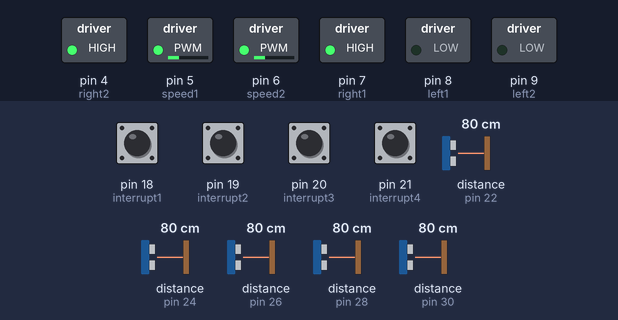
Bench run of a sketch on a simulated Arduino Mega 2560, built with avr-gcc and run on an emulated ATmega2560. Parts: switched loads named in the sketch (green lamp = pin HIGH). Wiring (inferred from the names in the program): 5 × ultrasonic range finder: trigger pin 23, echo pin 22 / trigger pin 25, echo pin 24 / trigger pin 27, echo pin 26 / trigger pin 29, echo pin 28 / trigger pin 31, echo pin 30. The test bench sets the inputs (shaded band); at power-on: pin 18 (interrupt1), pin 19 (interrupt2), pin 20 (interrupt3), pin 21 (interrupt4) HIGH, distance to the obstacle (sensors on pin 24, pin 22, pin 26, pin 28, pin 30) 80 cm. The echo pulse lasts 58.3 µs per cm; pins used as bus, display or sensor lines are not drawn.

Above: at 4.2 s.
4.3 s: pin 18 (interrupt1) pulled LOW for 0.15 s
At 4.7 s:
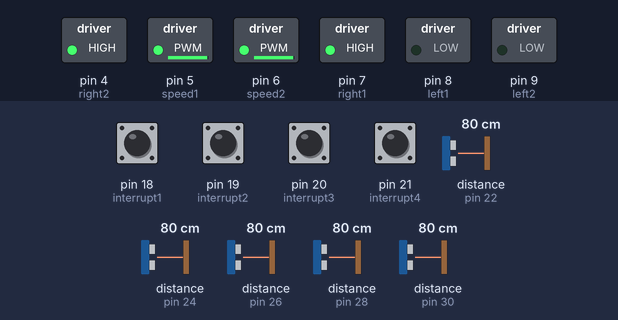
7.4 s: distance to the obstacle (sensor on pin 24) set to 45 cm
8.9 s: distance to the obstacle (sensor on pin 24) set to 36 cm
At 9.8 s:
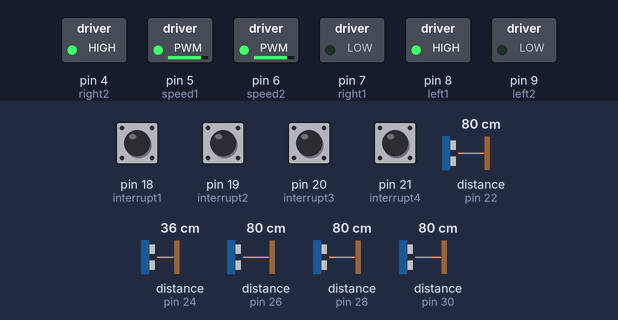
10.5 s: pin 20 (interrupt3) pulled LOW for 0.15 s
At 11.1 s:
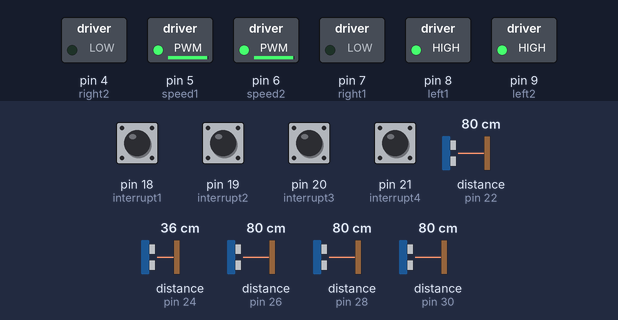
13.5 s: pin 18 (interrupt1) pulled LOW for 1 s
At 15.7 s:
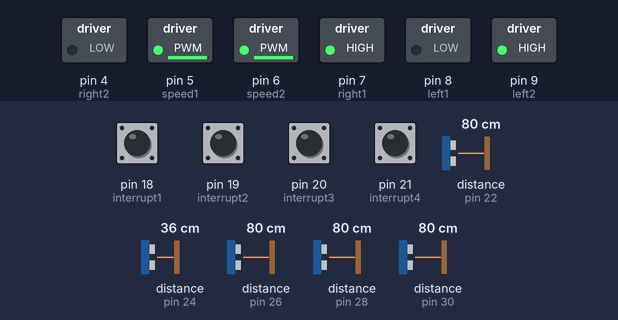
17.5 s: pin 19 (interrupt2) pulled LOW for 0.15 s
At 18.7 s:
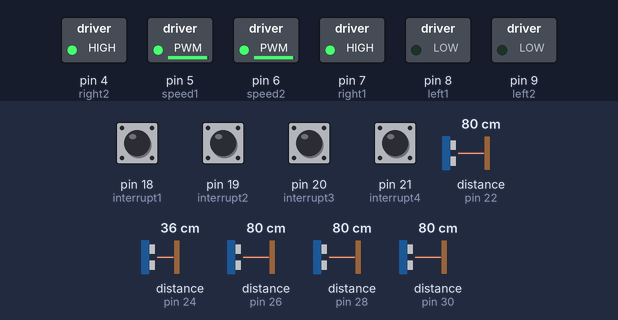
Timing chart, 0 to 21.6 s (numbered marks = the images above; inputs shaded):
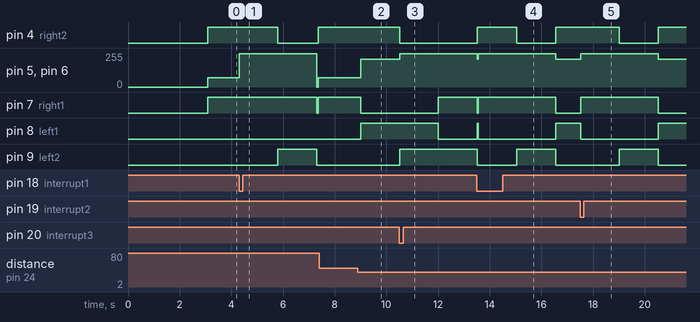

Measured:
- the behaviour switches between 41 and 40 cm on distance to the obstacle (sensor on pin 24) (found by bisection; images 1 and 2)
- after the input at 4.3 s, pin 4 (right2): HIGH → LOW after 1.5 s, → HIGH 1.6 s later; pin 5 (speed1), pin 6 (speed2): 70/255 → 250/255 at once, → 70/255 3.0 s later; pin 7 (right1): HIGH → LOW after 3.0 s, → HIGH 0.05 s later; pin 9 (left2): LOW → HIGH after 1.5 s, → LOW 1.5 s later
- after the input at 7.4 s, every drawn part: stays the same
- after the input at 8.9 s, pin 5 (speed1), pin 6 (speed2): 70/255 → 210/255 after 0.12 s; pin 7 (right1): HIGH → LOW after 0.12 s; pin 8 (left1): LOW → HIGH after 0.12 s
- after the input at 10.5 s, pin 4 (right2): HIGH → LOW at once; pin 5 (speed1), pin 6 (speed2): 210/255 → 250/255 at once; pin 7 (right1): LOW → HIGH after 1.5 s; pin 8 (left1): HIGH → LOW after 1.5 s; pin 9 (left2): LOW → HIGH at once
- after the input at 13.5 s, pin 5 (speed1): 250/255 → 210/255 after 3.1 s
- after the input at 17.5 s, pin 4 (right2): HIGH → LOW after 1.5 s, → HIGH 1.5 s later; pin 5 (speed1), pin 6 (speed2): 210/255 → 250/255 at once, → 210/255 3.0 s later; pin 7 (right1): LOW → HIGH at once, → LOW 3.0 s later; pin 8 (left1): HIGH → LOW at once, → HIGH 3.0 s later; pin 9 (left2): LOW → HIGH after 1.5 s, → LOW 1.5 s later

The sketch:

sumo.ino
```cpp
#define trig1 23         //RIGHT
#define echo1 22

#define trig2 25       // Back
#define echo2 24

#define trig3 27      // left
#define echo3 26

#define trig4 29     // forward
#define echo4 28

#define trig5 31    // forwardpro
#define echo5 30

//=========================motor=======================
#define left1 8
#define right1 7    // right motors
#define speed1 5

#define left2 9
#define right2 4   // left motors
#define speed2 6
//========================interrupts===================
#define interrupt1 18
#define interrupt2 19
#define interrupt3 20
#define interrupt4 21
int dis_F,dis_Fpro, dis_B, dis_L, dis_R, Time, dis=0;
bool flag1=true,flag2Back=LOW,flag2forward=LOW;


void setup() {
  delay(3000);
 // Serial.begin(9600);
  pinMode(trig1 , OUTPUT);
  pinMode(trig2 , OUTPUT);
  pinMode(trig3 , OUTPUT);
  pinMode(trig4 , OUTPUT);
  pinMode(trig5 , OUTPUT);

  pinMode(echo1 , INPUT);
  pinMode(echo2 , INPUT);
  pinMode(echo3 , INPUT);
  pinMode(echo4 , INPUT);
  pinMode(echo5 , INPUT);

  pinMode(interrupt1 , INPUT_PULLUP);
  pinMode(interrupt2 , INPUT_PULLUP);
  pinMode(interrupt3 , INPUT_PULLUP);
  pinMode(interrupt4 , INPUT_PULLUP);
  attachInterrupt(digitalPinToInterrupt(interrupt1), IR1, FALLING);
  attachInterrupt(digitalPinToInterrupt(interrupt2), IR2, FALLING);
  attachInterrupt(digitalPinToInterrupt(interrupt3), IR3, FALLING);
  attachInterrupt(digitalPinToInterrupt(interrupt4), IR4, FALLING);


  pinMode(left1,OUTPUT);
  pinMode(right1,OUTPUT);
  pinMode(left2,OUTPUT);
  pinMode(right2,OUTPUT);

  digitalWrite(left1,LOW);
  digitalWrite(right1,LOW);

  digitalWrite(left2,LOW);
  digitalWrite(right2,LOW);

}


void loop() {
  dis_F=ultra(trig4,echo4);
  interrupt_action ();
  dis_Fpro=ultra(trig5,echo5);   // altra sonic distance
  interrupt_action ();
  dis_B=ultra(trig2,echo2);
  interrupt_action ();
  dis_R=ultra(trig1,echo1);
  interrupt_action ();
  dis_L=ultra(trig3,echo3);   // altra sonic distance
  interrupt_action ();
 // Serial.println((String)dis_F + " "+(String)dis_B +" "+(String)dis_L+" "+(String)dis_R+" "+ (String)dis_Fpro);
 // ====================================== control unit ==========================

 if((dis_F>0&&dis_F<=50)||(dis_Fpro>0&&dis_Fpro<=50)){
  delay(2);
  forward(250);
  delay(2);
 }

 else if (dis_B>0&&dis_B<=40){
  delay(2);flag1=HIGH;

  while(flag1==HIGH)
  {
  left(210);
  delay(1);
  if((ultra(trig4,echo4)<=40)||(ultra(trig5,echo5)<=40)){delay(300); flag1=LOW;}
  interrupt_action ();
  }

 }

  else if (dis_R>0&&dis_R<=40)
  {
  delay(2);flag1=HIGH;

  while(flag1){
  right(210);
  delay(1);
  if((ultra(trig4,echo4)<=40)||(ultra(trig5,echo5)<=40)){delay(250);flag1=LOW;}
  interrupt_action ();
  }

 }

 else if (dis_L>0&&dis_L<=40){
  delay(2);flag1=HIGH;

  while(flag1){
  left(210);
  delay(1);
  if((ultra(trig4,echo4)<=40)||(ultra(trig5,echo5)<=40)){delay(250);flag1=LOW;}
  interrupt_action ();
  }

 }

 else if (dis_L>40&&dis_R>40&&dis_F>40&&dis_B>40&&dis_Fpro>40)
 {
  delay(2);
  forward(70);
  delay(2);
 }

 else
 {
  delay(2);
  forward(150);
  delay(2);
 }


}
//==============================interupt action===========================
void interrupt_action ()
{
   if (flag2Back==HIGH){
      forward(250);
      delay(1500);
      right(250);
      delay(1500);
      stoop();
      flag2Back=LOW;
 }
 if (flag2forward==HIGH){
      Back(250);
      delay(1500);
      right(250);
      delay(1500);
      stoop();
      flag2forward=LOW;
 }
}


// ============================= distanc ===================================
int ultra(int trig,int echo){
  delay(1);
   digitalWrite(trig,LOW);
  delayMicroseconds(2);
  digitalWrite(trig,HIGH);
  delayMicroseconds(10);
  digitalWrite(trig,LOW);
  Time = pulseIn(echo,HIGH,40000);
  dis=Time/57;
delay(10);
if (dis>200){
  dis=200;
}
if(dis <0){
  dis=0;
}
  return dis;
}
// ===================================interupt ================================
void IR1(){
  flag2Back=HIGH;
}
void IR2(){
  flag2Back=HIGH;
}
void IR3(){
  flag2forward=HIGH;

}
void IR4(){
  flag2forward=HIGH;
}

//===========================motor control functions ===========================
void forward(int Speed){
  digitalWrite(left1,LOW);
  digitalWrite(right1,HIGH);

  digitalWrite(left2,LOW);
  digitalWrite(right2,HIGH);

  analogWrite(speed1,Speed);
  analogWrite(speed2,Speed);
}

void Back(int Speed){
  digitalWrite(left1,HIGH);
  digitalWrite(right1,LOW);

  digitalWrite(left2,HIGH);
  digitalWrite(right2,LOW);

  analogWrite(speed1,Speed);
  analogWrite(speed2,Speed);
}

void left(int Speed){
  digitalWrite(left1,HIGH);
  digitalWrite(right1,LOW);

  digitalWrite(left2,LOW);
  digitalWrite(right2,HIGH);

  analogWrite(speed1,Speed);
  analogWrite(speed2,Speed);
}

void right(int Speed){
  digitalWrite(left1,LOW);
  digitalWrite(right1,HIGH);

  digitalWrite(left2,HIGH);
  digitalWrite(right2,LOW);

  analogWrite(speed1,Speed);
  analogWrite(speed2,Speed);
}

void stoop(){
   digitalWrite(left1,LOW);
  digitalWrite(right1,LOW);

  digitalWrite(left2,LOW);
  digitalWrite(right2,LOW);

  analogWrite(speed1,0);
  analogWrite(speed2,0);
}
```
